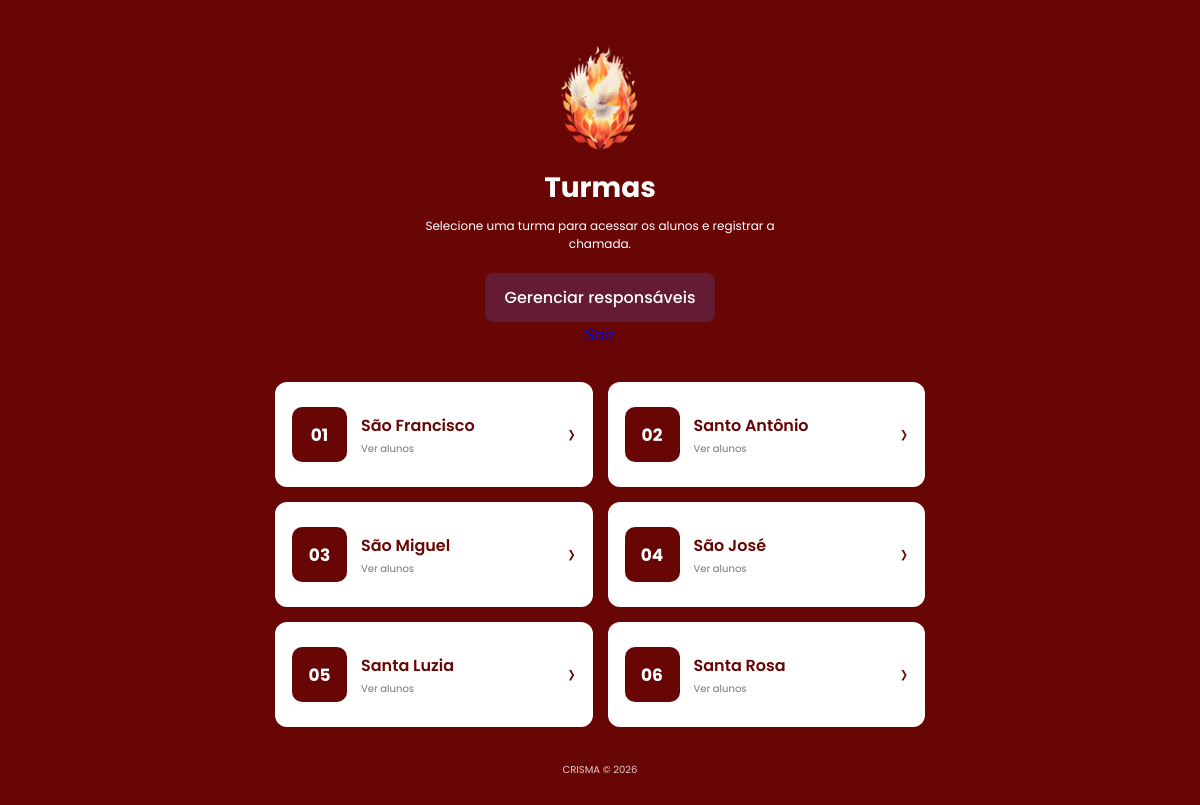
The app's page /turmas (signed in) with its own data.
### tables this page shows
CREATE TABLE turmas (
        id INTEGER PRIMARY KEY AUTOINCREMENT,
        nome TEXT NOT NULL
    );

### app.py (the view)
@app.route("/turmas")
@login_required
def turmas():
    conn = get_db()
    lista = conn.execute(
        """
        SELECT *
        FROM turmas
        ORDER BY id
        """
    ).fetchall()
    conn.close()
    return render_template(
        "turmas.html",
        turmas=lista
    )

### app.py (called while the page is built)
@app.after_request
def adicionar_cabecalhos_seguranca(response):
    response.headers["X-Content-Type-Options"] = "nosniff"
    response.headers["X-Frame-Options"] = "SAMEORIGIN"
    response.headers["Referrer-Policy"] = "strict-origin-when-cross-origin"
    response.headers["Permissions-Policy"] = (
        "geolocation=(), "
        "microphone=(), "
        "camera=()"
    )
    if request.is_secure:
        response.headers["Strict-Transport-Security"] = (
            "max-age=31536000; includeSubDomains"
        )
    return response

def get_db():
    conn = sqlite3.connect(DB_PATH)
    conn.row_factory = sqlite3.Row
    conn.execute("PRAGMA foreign_keys = ON")
    return conn

def login_required(view):
    @wraps(view)
    def wrapped(*args, **kwargs):
        if "usuario_id" not in session:
            return redirect(
                url_for("login")
            )
        return view(*args, **kwargs)
    return wrapped

### templates/turmas.html (shortened to what this page needs)
<!DOCTYPE html>
<html lang="pt-BR">
<head>
    <link rel="stylesheet" href="{{ url_for('static', filename='turmas.css') }}">
</head>
<body>
    <div class="container">
        <header>
            <div class="logo">
                <img src="{{ url_for('static', filename='image-removebg-preview.png') }}"
                     alt="Logo CRISMA">
            </div>
            <div class="header-text">
                <h1>Turmas</h1>
                <p>
                    Selecione uma turma para acessar os alunos e registrar a chamada.
                </p>
                <div style="margin-top: 20px;">
                    <a href="{{ url_for('responsaveis') }}"
                       style="
                           display: inline-block;
                           background-color: #651c32;
                           color: #ffffff;
                           padding: 12px 20px;
                           border-radius: 8px;
                           text-decoration: none;
                           font-weight: 500;
                       ">
                        Gerenciar responsáveis
                    </a>
                </div>
            </div>
            <a class="logout" href="{{ url_for('logout') }}">
            </a>
        </header>
        <main class="turmas">
            {% for turma in turmas %}
                <a href="{{ url_for('chamada', turma_id=turma.id) }}"
                   class="turma">
                    <div class="numero">
                        {{ "%02d"|format(turma.id) }}
                    </div>
                    <div class="turma-info">
                        <h2>{{ turma.nome }}</h2>
                        <p>Ver alunos</p>
                    </div>
                    <div class="seta">›</div>
                </a>
            {% endfor %}
        </main>
        <footer>
            <p>CRISMA © 2026</p>
        </footer>
    </div>
</body>
</html>

### static/turmas.css (style rules this page uses)
* { margin: 0; padding: 0; box-sizing: border-box; }
body { font-family: 'Poppins', sans-serif; background-color: #680505; color: white; min-height: 100vh; display: flex; justify-content: center; }
.container { width: 100%; max-width: 700px; padding: 45px 25px; }
header { text-align: center; margin-bottom: 35px; }
.logo img { width: 110px; height: 110px; object-fit: contain; margin-bottom: 5px; }
.header-text h1 { font-size: 28px; font-weight: 700; margin-bottom: 8px; }
.header-text p { font-size: 12px; line-height: 18px; font-weight: 400; color: white; max-width: 400px; margin: auto; }
.turmas { display: grid; grid-template-columns: 1fr 1fr; gap: 15px; }
.turma { height: 105px; background-color: white; border-radius: 12px; padding: 15px; display: flex; align-items: center; gap: 14px; text-decoration: none; color: #680505; transition: 0.2s; border: 2px solid transparent; }
.numero { width: 55px; height: 55px; border-radius: 10px; background-color: #680505; color: white; display: flex; justify-content: center; align-items: center; font-size: 17px; font-weight: 700; flex-shrink: 0; }
.turma-info { flex: 1; }
.turma-info h2 { font-size: 16px; font-weight: 600; margin-bottom: 3px; }
.turma-info p { font-size: 10px; color: #777; }
.seta { font-size: 30px; font-weight: 300; color: #680505; }
footer { text-align: center; margin-top: 35px; }
footer p { font-size: 10px; color: white; opacity: 0.8; }

### records on screen
turmas: id "01", nome "São Francisco"
turmas: id "02", nome "Santo Antônio"
turmas: id "03", nome "São Miguel"
turmas: id "04", nome "São José"
turmas: id "05", nome "Santa Luzia"
turmas: id "06", nome "Santa Rosa"
